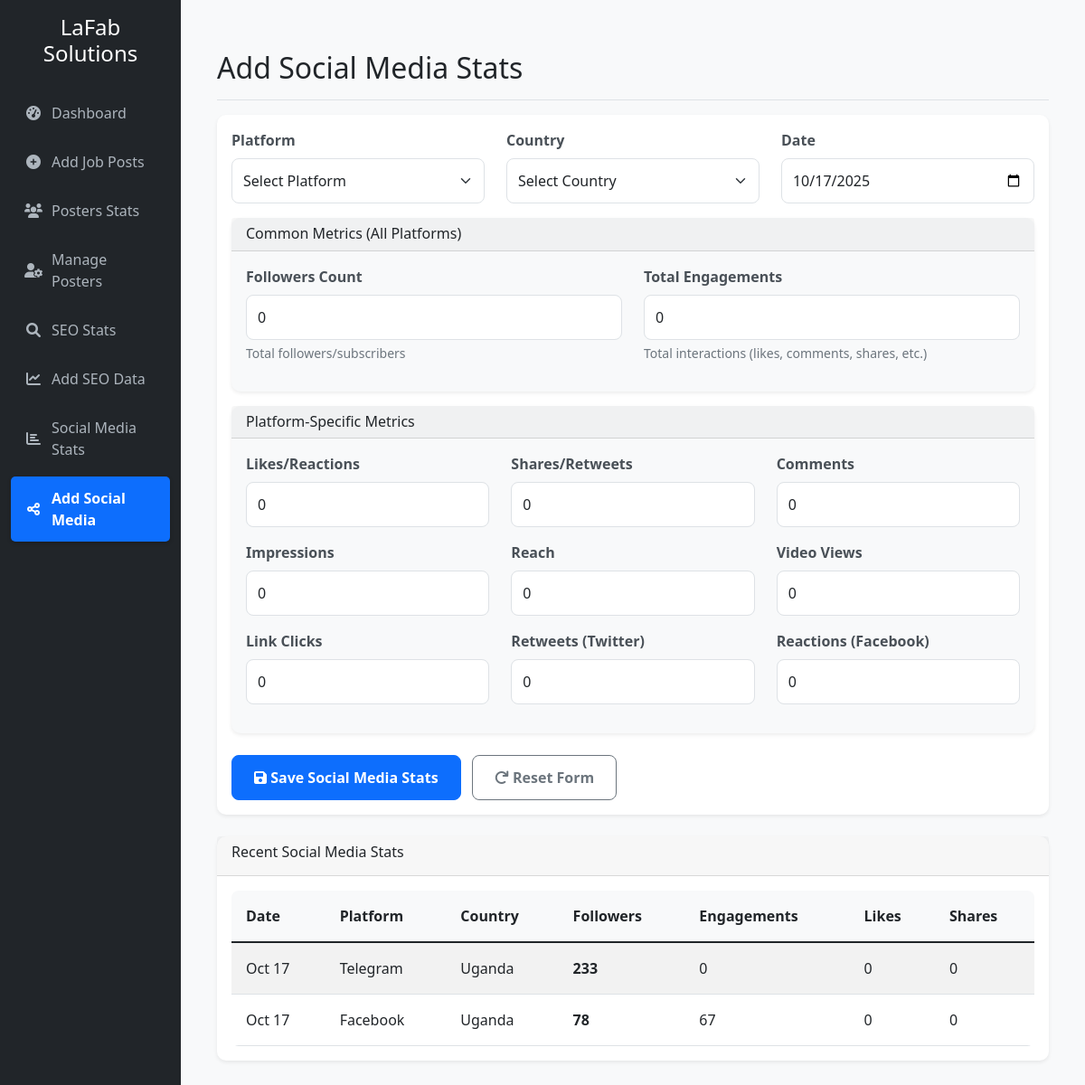
/pages/social_entry.php, run on the app's committed database.
### tables this page shows
CREATE TABLE social_media_daily_stats (
        id INTEGER PRIMARY KEY AUTOINCREMENT,
        platform_id INTEGER NOT NULL,
        country TEXT NOT NULL,
        stat_date DATE NOT NULL,
        followers INTEGER NOT NULL DEFAULT 0,
        engagements INTEGER NOT NULL DEFAULT 0,
        likes INTEGER DEFAULT 0,
        shares INTEGER DEFAULT 0,
        comments INTEGER DEFAULT 0,
        impressions INTEGER DEFAULT 0,
        reach INTEGER DEFAULT 0,
        video_views INTEGER DEFAULT 0,
        link_clicks INTEGER DEFAULT 0,
        retweets INTEGER DEFAULT 0,
        reactions INTEGER DEFAULT 0,
        created_at DATETIME DEFAULT CURRENT_TIMESTAMP,
        FOREIGN KEY (platform_id) REFERENCES social_media_platforms (id)
    );

CREATE TABLE social_media_platforms (
        id INTEGER PRIMARY KEY AUTOINCREMENT,
        name TEXT NOT NULL UNIQUE,
        engagement_metric TEXT NOT NULL,
        created_at DATETIME DEFAULT CURRENT_TIMESTAMP
    );

### config.php (called while the page is built, shortened)
<?php
$db_file = __DIR__ . '/jobs_dashboard.db';
try {
    $db = new SQLite3($db_file);
    $db->enableExceptions(true);
} catch (Exception $e) {
    die("Database connection failed: " . $e->getMessage());
}
function db_fetch_all($sql, $params = []) {
    global $db;
    $stmt = $db->prepare($sql);
    $result = $stmt->execute();
    $rows = [];
    while ($row = $result->fetchArray(SQLITE3_ASSOC)) {
        $rows[] = $row;
    }
    return $rows;
}
?>

### pages/social_entry.php (the view, shortened to what this page needs)
<?php
require_once '../config.php';
require_once '../includes/header.php';
require_once '../includes/sidebar.php';
$recent_stats = db_fetch_all("
    SELECT sms.*, p.name as platform_name
    FROM social_media_daily_stats sms
    JOIN social_media_platforms p ON sms.platform_id = p.id
    ORDER BY sms.stat_date DESC, sms.followers DESC
    LIMIT 10
");
?>
<div class="col-md-9 col-lg-10 main-content">
    <div class="d-flex justify-content-between flex-wrap flex-md-nowrap align-items-center pt-3 pb-2 mb-3 border-bottom">
        <h1 class="h2">Add Social Media Stats</h1>
    </div>
    <div class="card">
        <div class="card-body">
            <form method="POST" id="socialForm">
                <div class="row">
                    <div class="col-md-4">
                        <div class="mb-3">
                            <label class="form-label">Platform</label>
                            <select name="platform_id" class="form-select" required id="platformSelect">
                                <option value="">Select Platform</option>
                            </select>
                        </div>
                    </div>
                    <div class="col-md-4">
                        <div class="mb-3">
                            <label class="form-label">Country</label>
                            <select name="country" class="form-select" required>
                                <option value="">Select Country</option>
                            </select>
                        </div>
                    </div>
                    <div class="col-md-4">
                        <div class="mb-3">
                            <label class="form-label">Date</label>
                            <input type="date" name="stat_date" class="form-control" value="<?php echo date('Y-m-d'); ?>" required>
                        </div>
                    </div>
                </div>
                <div class="card bg-light mb-3">
                    <div class="card-header">
                        <h6 class="mb-0">Common Metrics (All Platforms)</h6>
                    </div>
                    <div class="card-body">
                        <div class="row">
                            <div class="col-md-6">
                                <div class="mb-3">
                                    <label class="form-label">Followers Count</label>
                                    <input type="number" name="followers" class="form-control" min="0" value="0" required>
                                    <div class="form-text">Total followers/subscribers</div>
                                </div>
                            </div>
                            <div class="col-md-6">
                                <div class="mb-3">
                                    <label class="form-label">Total Engagements</label>
                                    <input type="number" name="engagements" class="form-control" min="0" value="0" required>
                                    <div class="form-text">Total interactions (likes, comments, shares, etc.)</div>
                                </div>
                            </div>
                        </div>
                    </div>
                </div>
                <div class="card bg-light">
                    <div class="card-header">
                        <h6 class="mb-0">Platform-Specific Metrics</h6>
                    </div>
                    <div class="card-body">
                        <div class="row">
                            <div class="col-md-4">
                                <div class="mb-3">
                                    <label class="form-label">Likes/Reactions</label>
                                    <input type="number" name="likes" class="form-control" min="0" value="0">
                                </div>
                            </div>
                            <div class="col-md-4">
                                <div class="mb-3">
                                    <label class="form-label">Shares/Retweets</label>
                                    <input type="number" name="shares" class="form-control" min="0" value="0">
                                </div>
                            </div>
                            <div class="col-md-4">
                                <div class="mb-3">
                                    <label class="form-label">Comments</label>
                                    <input type="number" name="comments" class="form-control" min="0" value="0">
                                </div>
                            </div>
                        </div>
                        <div class="row">
                            <div class="col-md-4">
                                <div class="mb-3">
                                    <label class="form-label">Impressions</label>
                                    <input type="number" name="impressions" class="form-control" min="0" value="0">
                                </div>
                            </div>
                            <div class="col-md-4">
                                <div class="mb-3">
                                    <label class="form-label">Reach</label>
                                    <input type="number" name="reach" class="form-control" min="0" value="0">
                                </div>
                            </div>
                            <div class="col-md-4">
                                <div class="mb-3">
                                    <label class="form-label">Video Views</label>
                                    <input type="number" name="video_views" class="form-control" min="0" value="0">
                                </div>
                            </div>
                        </div>
                        <div class="row">
                            <div class="col-md-4">
                                <div class="mb-3">
                                    <label class="form-label">Link Clicks</label>
                                    <input type="number" name="link_clicks" class="form-control" min="0" value="0">
                                </div>
                            </div>
                            <div class="col-md-4">
                                <div class="mb-3">
                                    <label class="form-label">Retweets (Twitter)</label>
                                    <input type="number" name="retweets" class="form-control" min="0" value="0">
                                </div>
                            </div>
                            <div class="col-md-4">
                                <div class="mb-3">
                                    <label class="form-label">Reactions (Facebook)</label>
                                    <input type="number" name="reactions" class="form-control" min="0" value="0">
                                </div>
                            </div>
                        </div>
                    </div>
                </div>
                <div class="row mt-3">
                    <div class="col-12">
                        <button type="submit" class="btn btn-primary me-2">
                            <i class="fas fa-save"></i> Save Social Media Stats
                        </button>
                        <button type="reset" class="btn btn-outline-secondary">
                            <i class="fas fa-redo"></i> Reset Form
                        </button>
                    </div>
                </div>
            </form>
        </div>
    </div>
    <div class="card mt-4">
        <div class="card-header">
            <h6>Recent Social Media Stats</h6>
        </div>
        <div class="card-body">
            <?php if (empty($recent_stats)): ?>
                <p class="text-muted">No recent social media stats found.</p>
            <?php else: ?>
                <div class="table-responsive">
                    <table class="table table-sm table-striped">
                        <thead>
                            <tr>
                                <th>Date</th>
                                <th>Platform</th>
                                <th>Country</th>
                                <th>Followers</th>
                                <th>Engagements</th>
                                <th>Likes</th>
                                <th>Shares</th>
                            </tr>
                        </thead>
                        <tbody>
                            <?php foreach ($recent_stats as $stat): ?>
                                <tr>
                                    <td><?php echo date('M j', strtotime($stat['stat_date'])); ?></td>
                                    <td><?php echo htmlspecialchars($stat['platform_name']); ?></td>
                                    <td><?php echo htmlspecialchars($stat['country']); ?></td>
                                    <td><strong><?php echo number_format($stat['followers']); ?></strong></td>
                                    <td><?php echo number_format($stat['engagements']); ?></td>
                                    <td><?php echo number_format($stat['likes']); ?></td>
                                    <td><?php echo number_format($stat['shares']); ?></td>
                                </tr>
                            <?php endforeach; ?>
                        </tbody>
                    </table>
                </div>
            <?php endif; ?>
        </div>
    </div>
</div>
<?php require_once '../includes/footer.php'; ?>

### css/style.css (style rules this page uses)
* { box-sizing: border-box; }
body { font-family: 'Segoe UI', Tahoma, Geneva, Verdana, sans-serif; background-color: #f8f9fa; margin: 0; padding: 0; }
.main-content { padding: 2rem; background-color: #f8f9fa; min-height: 100vh; }
.card { border: none; box-shadow: 0 0.125rem 0.25rem rgba(0, 0, 0, 0.075); margin-bottom: 1.5rem; border-radius: 10px; }
.table-responsive { border-radius: 8px; overflow: hidden; }
.table { margin-bottom: 0; }
.table th { border-top: none; font-weight: 600; background-color: #f8f9fa; padding: 1rem; }
.table td { padding: 1rem; vertical-align: middle; }
.form-control, .form-select { border-radius: 8px; border: 1px solid #dee2e6; padding: 0.75rem; }
.form-label { font-weight: 600; color: #495057; margin-bottom: 0.5rem; }
.btn { border-radius: 8px; padding: 0.75rem 1.5rem; font-weight: 600; }
@media (min-width: 1200px) { .main-content { padding: 2.5rem; } }

### data on the page
social_media_daily_stats: stat_date "Oct 17", platform.name "Telegram", country "Uganda", followers "233", engagements "0", likes "0", shares "0"
social_media_daily_stats: stat_date "Oct 17", platform.name "Facebook", country "Uganda", followers "78", engagements "67", likes "0", shares "0"

### other printed values
$item['text'] "Dashboard"
$item['text'] "Add Job Posts"
$item['text'] "Posters Stats"
$item['text'] "Manage Posters"
$item['text'] "SEO Stats"
$item['text'] "Add SEO Data"
$item['text'] "Social Media Stats"
$item['text'] "Add Social Media"
